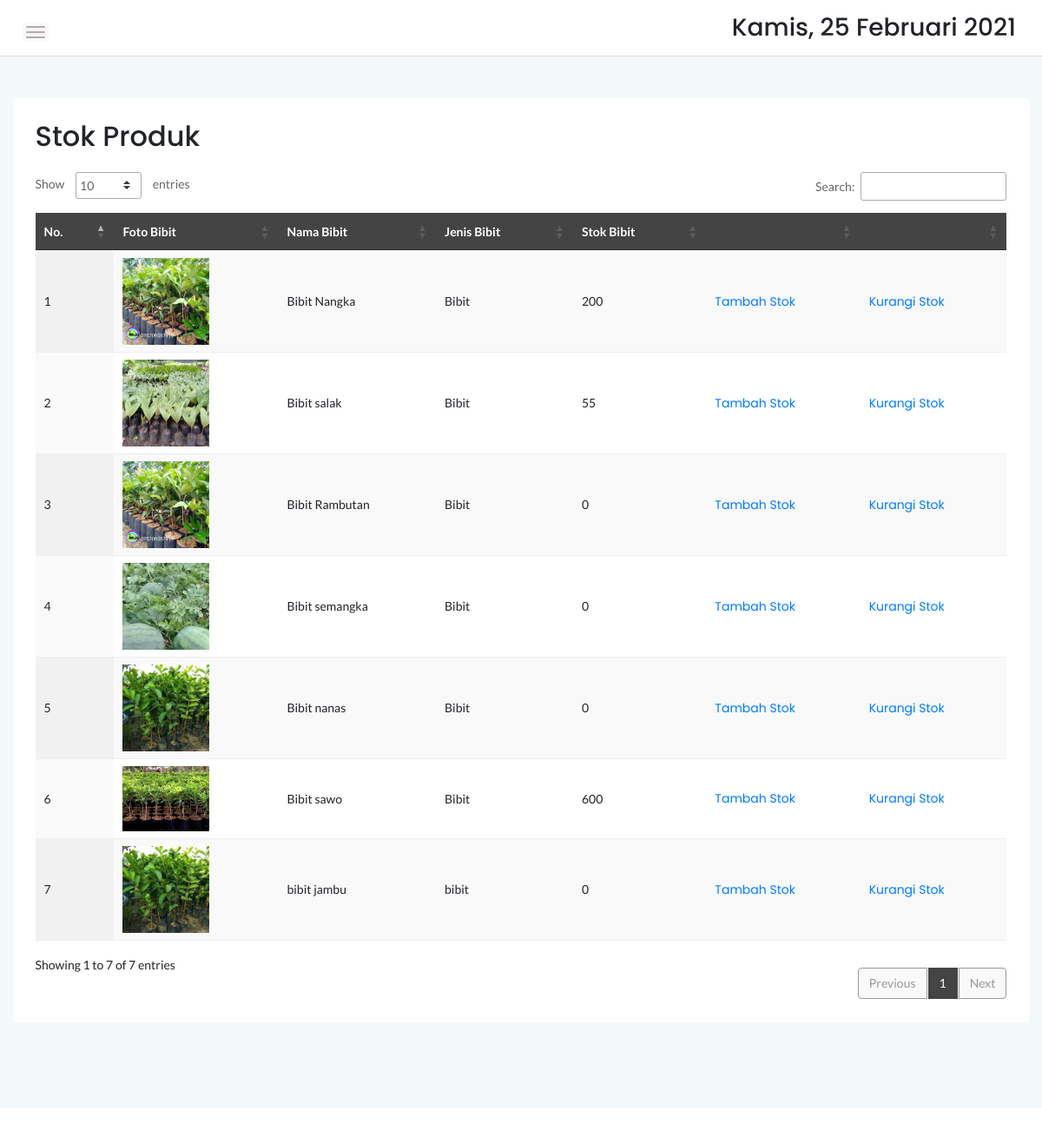
The page /admin/stok.php on the database as committed earlier.
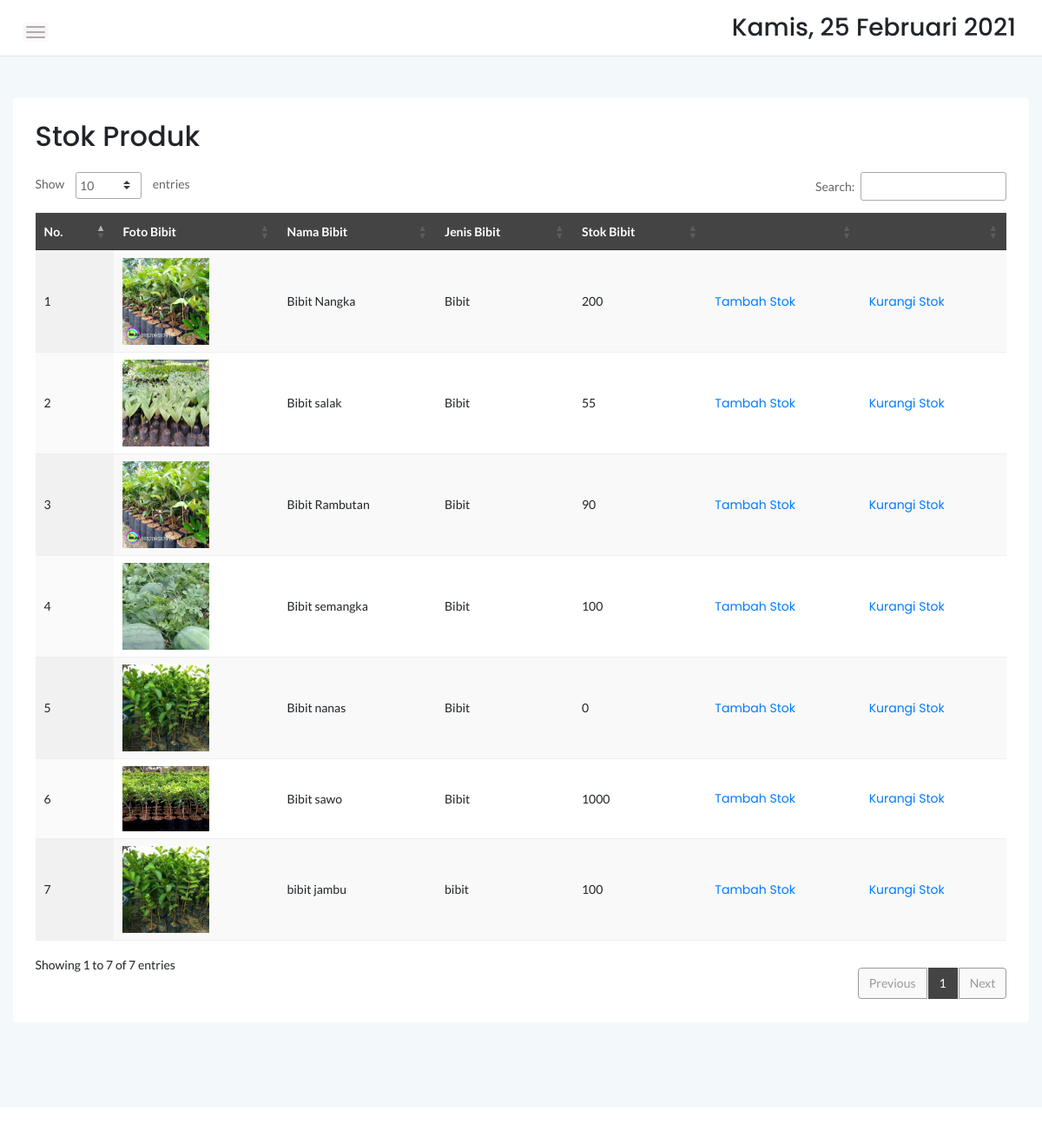
The same page on the database as committed later.
### tables this page shows
CREATE TABLE `barang` (
  `idbarang` int(11) NOT NULL,
  `nama_barang` varchar(45) DEFAULT NULL,
  `jenis_barang` varchar(45) DEFAULT NULL,
  `stok_barang` int(11) DEFAULT NULL,
  `umur` varchar(10) DEFAULT NULL,
  `foto_barang` varchar(100) DEFAULT NULL,
  `harga` varchar(30) NOT NULL,
  `harga_partai` int(11) NOT NULL,
  `deskripsi` text NOT NULL,
  `tgldibuat` timestamp NOT NULL DEFAULT current_timestamp()
);

### admin/stok.php (the view, shortened to what this page needs)
<?php
	include '../koneksi.php';
	?>
<!doctype html>
<html class="no-js" lang="en">
<head>
    <link rel="stylesheet" href="assets/css/bootstrap.min.css">
    <link rel="stylesheet" href="assets/css/font-awesome.min.css">
    <link rel="stylesheet" href="assets/css/themify-icons.css">
    <link rel="stylesheet" href="assets/css/metisMenu.css">
    <link rel="stylesheet" href="assets/css/owl.carousel.min.css">
    <link rel="stylesheet" href="assets/css/slicknav.min.css">
    <link rel="stylesheet" href="https://www.amcharts.com/lib/3/plugins/export/export.css" type="text/css" media="all" />
	<link rel="stylesheet" type="text/css" href="https://cdn.datatables.net/1.10.20/css/jquery.dataTables.min.css">
    <link rel="stylesheet" type="text/css" href="https://cdn.datatables.net/1.10.20/css/jquery.dataTables.css">
    <link rel="stylesheet" type="text/css" href="https://cdn.datatables.net/1.10.20/css/dataTables.bootstrap4.min.css">
    <link rel="stylesheet" type="text/css" href="https://cdn.datatables.net/responsive/2.2.3/css/responsive.bootstrap.min.css">
    <link rel="stylesheet" type="text/css" href="https://cdn.datatables.net/responsive/2.2.3/css/responsive.jqueryui.min.css">
	<link rel="stylesheet" type="text/css" href="https://cdn.datatables.net/buttons/1.5.2/css/buttons.dataTables.min.css">
    <link rel="stylesheet" href="assets/css/typography.css">
    <link rel="stylesheet" href="assets/css/default-css.css">
    <link rel="stylesheet" href="assets/css/styles.css">
    <link rel="stylesheet" href="assets/css/responsive.css">
</head>
<body>
    <div class="page-container">
        <div class="main-content">
            <div class="header-area">
                <div class="row align-items-center">
                    <div class="col-md-6 col-sm-8 clearfix">
                        <div class="nav-btn pull-left">
                            <span></span>
                            <span></span>
                            <span></span>
                        </div>
                    </div>
                    <div class="col-md-6 col-sm-4 clearfix">
                        <ul class="notification-area pull-right">
                            <li><h3><div class="date">
						</b></div></h3>
						</li>
                        </ul>
                    </div>
                </div>
            </div>
            <div class="main-content-inner">
                <div class="row mt-5 mb-5">
                    <div class="col-12">
                        <div class="card">
                            <div class="card-body">
                                <div class="d-sm-flex justify-content-between align-items-center">
									<h2>Stok Produk</h2>
                                </div>
                                	<br>
                                    <div class="data-tables datatable-dark">
										 <table id="dataTable3" class="display" style="width:100%"><thead class="thead-dark">
											<tr>
												<th>No.</th>
												<th>Foto Bibit</th>
												<th>Nama Bibit</th>
												<th>Jenis Bibit</th>
												<th>Stok Bibit</th>
												<th></th>
												<th></th>
											</tr></thead><tbody>
											<?php
											$brgs=mysqli_query($koneksi,"SELECT * from barang");
											$no=1;
											while($p=mysqli_fetch_array($brgs)){
												?>
												<tr>
													<td><?php echo $no++ ?></td>
													<td><img src="../foto_brg/<?php echo $p['foto_barang'] ?>" width="100px"\></td>
													<td><?php echo $p['nama_barang'] ?></td>
													<td><?php echo $p['jenis_barang'] ?></td>
													<td><?php echo $p['stok_barang'] ?></td>
													<?php echo "<td><a class='edit'href='stok-edit-tambah.php?id=" .$p['idbarang']. "'>Tambah Stok</a></td>"; ?>
													<?php echo "<td><a class='edit'href='stok-edit-kurangi.php?id=" .$p['idbarang']. "'>Kurangi Stok</a></td>"; ?>
												</tr>
												<?php
											}
											?>
										</tbody>
										</table>
                                    </div>
								 </div>
                            </div>
                        </div>
                    </div>
                </div>
            </div>
        </div>
        <footer>
            <div class="footer-area">
            </div>
        </footer>
</body>
</html>

### admin/assets/css/styles.css (style rules this page uses)
.page-container { width: 100%; height: 100%; min-height: 100vh; padding-left: 280px; -webkit-transition: padding-left 0.3s ease 0s; transition: padding-left 0.3s ease 0s; }
.card { border: none; border-radius: 4px; background-color: #fff; -webkit-transition: all 0.3s ease 0s; transition: all 0.3s ease 0s; }
.card-body { padding: 25.6px; padding: 1.6rem; }
.main-content { width: 100%; background: #F3F8FB; }
.main-content-inner { padding: 0 30px 50px; }
.header-area { padding: 15px 30px; background: #fff; border-bottom: 1px solid #d8e3e7; }
.nav-btn { margin-right: 30px; margin-top: 10px; cursor: pointer; }
.nav-btn span { display: block; width: 22px; height: 2px; background: #b3aaaa; margin: 4px 0; border-radius: 15px; -webkit-transition: all 0.3s ease 0s; transition: all 0.3s ease 0s; box-shadow: 0 0 0 4px rgba(99, 96, 96, 0.03); }
.notification-area { -webkit-user-select: none; -moz-user-select: none; -ms-user-select: none; user-select: none; position: relative; z-index: 1; }
.notification-area li { display: inline-block; margin-left: 20px; cursor: pointer; -webkit-user-select: none; -moz-user-select: none; -ms-user-select: none; user-select: none; }
.footer-area { text-align: center; padding: 23px 0 19px; background: #fff; }
table tr th { border-bottom: none; }
table tr th, table tr td { border-top: 1px solid rgba(120, 130, 140, 0.13) !important; }
table.dataTable.no-footer { border-bottom: 1px solid rgba(120, 130, 140, 0.13) !important; }
table.dataTable thead th, table.dataTable thead td { border-bottom-color: transparent; }
.datatable-dark thead { background: #444; color: #fff; }

### admin/assets/css/responsive.css (style rules this page uses)
@media (min-width: 1200px) and (max-width: 1364px) { .main-content-inner { padding: 0 15px 50px; } }
@media (min-width: 1200px) and (max-width: 1364px) { .page-container, .sbar_collapsed.page-container { padding-left: 0; } }

Rows that differ between the two databases and show on the page:
changed barang "Bibit Rambutan": stok_barang "0" → "90"
changed barang "Bibit semangka": stok_barang "0" → "100"
changed barang "Bibit sawo": stok_barang "600" → "1000"
changed barang "bibit jambu": stok_barang "0" → "100"
